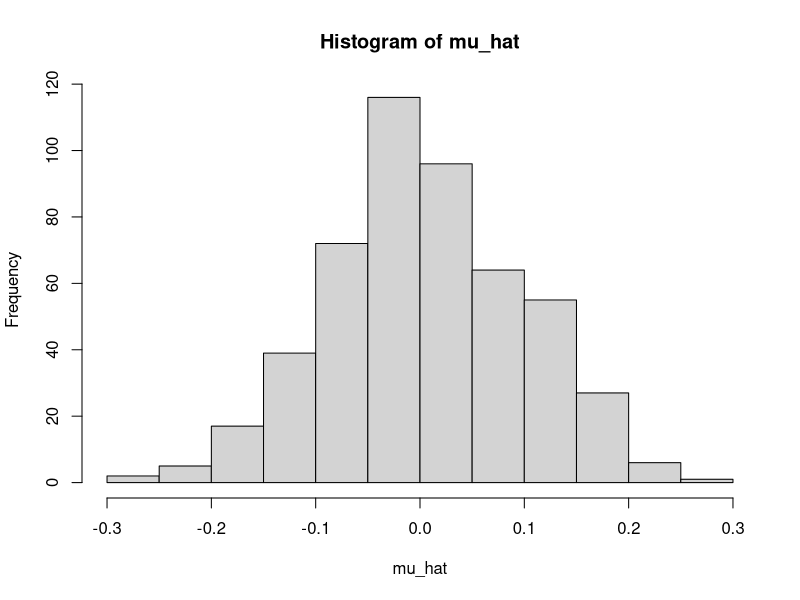
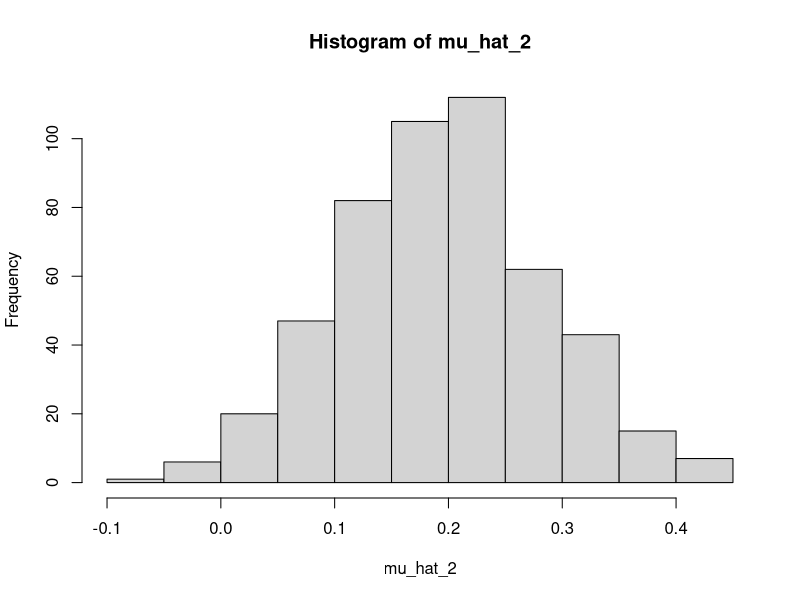

Source code (R) for these figures, in order:
#===========================
# Econ 210                 
# Problem Set 3            
# Problem 4             
# evanliao@uchicago.edu
#===========================

##################
#### part (a) ####
##################

# set random seed
set.seed(210)

# generate a random sample
X <- runif(10,-0.3,0.7)
mu_tilde <- mean(X)


##################
#### part (b) ####
##################

# create placeholder for simulation results
mu_hat <- rep(0,500)

# simulation
for (i in 1:500) {
  mu_hat[i] = mean(runif(10,-0.5,0.5))
}

# plot a histogram for mu_hat
hist(mu_hat)

# find the 95th percentile of mu_hat
quantile(mu_hat,0.95)

# compare mu_tilde with the 95th percentile
mu_tilde > quantile(mu_hat,0.95)

# create the empirical cdf function from mu_hat
Fn = ecdf(mu_hat)

# compute the probability that we would reject the null
1 - Fn(mu_tilde)

##################
#### part (c) ####
##################

# create placeholder for simulation results
mu_hat_2 <- rep(0,500)

# simulation
for (i in 1:500) {
  mu_hat_2[i] = mean(runif(10,-0.3,0.7))
}

# plot a histogram for mu_hat_2
hist(mu_hat_2)

# calculate the proportion of mu_hat_2 falling above 
# the 95th percentile obtained in part (b)
sum(mu_hat_2 > quantile(mu_hat,0.95))/length(mu_hat_2)
